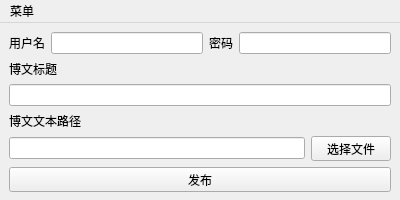
<?xml version="1.0" encoding="UTF-8"?>
<ui version="4.0">
 <class>MainWindow</class>
 <widget class="QMainWindow" name="MainWindow">
  <property name="geometry">
   <rect>
    <x>0</x>
    <y>0</y>
    <width>400</width>
    <height>200</height>
   </rect>
  </property>
  <property name="minimumSize">
   <size>
    <width>400</width>
    <height>200</height>
   </size>
  </property>
  <property name="maximumSize">
   <size>
    <width>400</width>
    <height>300</height>
   </size>
  </property>
  <property name="windowTitle">
   <string>博文发布工具</string>
  </property>
  <widget class="QWidget" name="centralwidget">
   <layout class="QHBoxLayout" name="horizontalLayout_3">
    <item>
     <layout class="QVBoxLayout" name="verticalLayout">
      <item>
       <layout class="QHBoxLayout" name="horizontalLayout">
        <item>
         <widget class="QLabel" name="label">
          <property name="text">
           <string>用户名</string>
          </property>
         </widget>
        </item>
        <item>
         <widget class="QLineEdit" name="lineEdit"/>
        </item>
        <item>
         <widget class="QLabel" name="label_2">
          <property name="text">
           <string>密码</string>
          </property>
         </widget>
        </item>
        <item>
         <widget class="QLineEdit" name="lineEdit_2"/>
        </item>
       </layout>
      </item>
      <item>
       <widget class="QLabel" name="label_3">
        <property name="text">
         <string>博文标题</string>
        </property>
       </widget>
      </item>
      <item>
       <widget class="QLineEdit" name="lineEdit_3"/>
      </item>
      <item>
       <widget class="QLabel" name="label_4">
        <property name="text">
         <string>博文文本路径</string>
        </property>
       </widget>
      </item>
      <item>
       <layout class="QHBoxLayout" name="horizontalLayout_2">
        <item>
         <widget class="QLineEdit" name="lineEdit_4"/>
        </item>
        <item>
         <widget class="QPushButton" name="pushButton">
          <property name="text">
           <string>选择文件</string>
          </property>
         </widget>
        </item>
       </layout>
      </item>
      <item>
       <spacer name="verticalSpacer">
        <property name="orientation">
         <enum>Qt::Vertical</enum>
        </property>
        <property name="sizeHint" stdset="0">
         <size>
          <width>17</width>
          <height>13</height>
         </size>
        </property>
       </spacer>
      </item>
      <item>
       <widget class="QPushButton" name="pushButton_2">
        <property name="text">
         <string>发布</string>
        </property>
       </widget>
      </item>
     </layout>
    </item>
   </layout>
  </widget>
  <widget class="QMenuBar" name="menubar">
   <property name="geometry">
    <rect>
     <x>0</x>
     <y>0</y>
     <width>400</width>
     <height>21</height>
    </rect>
   </property>
   <widget class="QMenu" name="menu">
    <property name="title">
     <string>菜单</string>
    </property>
    <addaction name="action"/>
   </widget>
   <addaction name="menu"/>
  </widget>
  <action name="action">
   <property name="text">
    <string>关于</string>
   </property>
  </action>
 </widget>
 <resources/>
 <connections/>
</ui>
